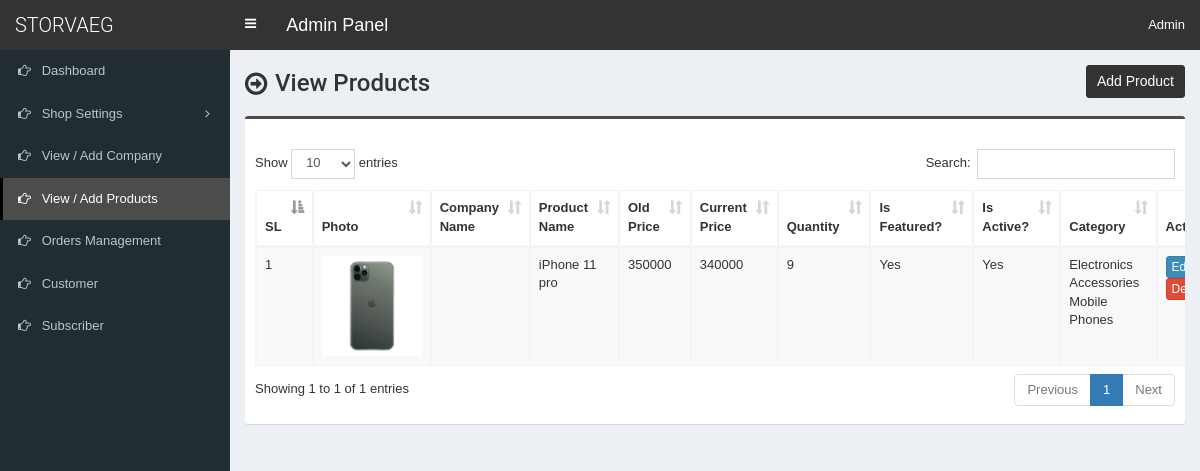
The app's page /admin/product.php with its own data.
### tables this page shows
CREATE TABLE `tbl_product` (
  `p_id` int(11) NOT NULL,
  `p_c_id` varchar(255) NOT NULL,
  `p_name` varchar(255) NOT NULL,
  `p_old_price` varchar(10) NOT NULL,
  `p_current_price` varchar(10) NOT NULL,
  `p_qty` int(10) NOT NULL,
  `p_featured_photo` varchar(255) NOT NULL,
  `p_description` text NOT NULL,
  `p_short_description` text NOT NULL,
  `p_feature` text NOT NULL,
  `p_condition` text NOT NULL,
  `p_return_policy` text NOT NULL,
  `p_total_view` int(11) NOT NULL,
  `p_is_featured` int(1) NOT NULL,
  `p_is_active` int(1) NOT NULL,
  `ecat_id` int(11) NOT NULL
);

CREATE TABLE `tbl_top_category` (
  `tcat_id` int(11) NOT NULL,
  `tcat_name` varchar(255) NOT NULL,
  `show_on_menu` int(1) NOT NULL
);

CREATE TABLE `tbl_mid_category` (
  `mcat_id` int(11) NOT NULL,
  `mcat_name` varchar(255) NOT NULL,
  `tcat_id` int(11) NOT NULL
);

CREATE TABLE `tbl_end_category` (
  `ecat_id` int(11) NOT NULL,
  `ecat_name` varchar(255) NOT NULL,
  `mcat_id` int(11) NOT NULL
);

### admin/product.php (the view, shortened to what this page needs)
<?php require_once('header.php'); ?>
<section class="content-header">
	<div class="content-header-left">
		<h1>View Products</h1>
	</div>
	<div class="content-header-right">
		<a href="product-add.php" class="btn btn-primary btn-sm">Add Product</a>
	</div>
</section>
<section class="content">
	<div class="row">
		<div class="col-md-12">
			<div class="box box-info">
				<div class="box-body table-responsive">
					<table id="example1" class="table table-bordered table-striped">
						<thead>
							<tr>
								<th width="30">SL</th>
								<th>Photo</th>
								<th width="200">Company Name</th>
								<th width="200">Product Name</th>
								<th width="60">Old Price</th>
								<th width="60">Current Price</th>
								<th width="60">Quantity</th>
								<th>Is Featured?</th>
								<th>Is Active?</th>
								<th>Category</th>
								<th width="80">Action</th>
							</tr>
						</thead>
						<tbody>
							<?php
							$i=0;
							$statement = $pdo->prepare("SELECT
														t1.p_id,
														t1.p_name,
														t1.p_old_price,
														t1.p_current_price,
														t1.p_qty,
														t1.p_featured_photo,
														t1.p_is_featured,
														t1.p_is_active,
														t1.ecat_id,
														t2.ecat_id,
														t2.ecat_name,
														t3.mcat_id,
														t3.mcat_name,
														t4.tcat_id,
														t4.tcat_name
							                           	FROM tbl_product t1
							                           	JOIN tbl_end_category t2
							                           	ON t1.ecat_id = t2.ecat_id
							                           	JOIN tbl_mid_category t3
							                           	ON t2.mcat_id = t3.mcat_id
							                           	JOIN tbl_top_category t4
							                           	ON t3.tcat_id = t4.tcat_id
							                           	ORDER BY t1.p_id DESC
							                           	");
							$statement->execute();
							$result = $statement->fetchAll(PDO::FETCH_ASSOC);
							foreach ($result as $row) {
								$i++;
								?>
								<tr>
									<td><?php echo $i; ?></td>
									<td style="width:130px;"><img src="../assets/uploads/<?php echo $row['p_featured_photo']; ?>" alt="<?php echo $row['p_name']; ?>" style="width:100px;"></td>
									<td></td>
									<td><?php echo $row['p_name']; ?></td>
									<td><?php echo $row['p_old_price']; ?></td>
									<td><?php echo $row['p_current_price']; ?></td>
									<td><?php echo $row['p_qty']; ?></td>
									<td>
										<?php if($row['p_is_featured'] == 1) {echo 'Yes';} else {echo 'No';} ?>
									</td>
									<td>
										<?php if($row['p_is_active'] == 1) {echo 'Yes';} else {echo 'No';} ?>
									</td>
									<td><?php echo $row['tcat_name']; ?><br><?php echo $row['mcat_name']; ?><br><?php echo $row['ecat_name']; ?></td>
									<td>
										<a href="product-edit.php?id=<?php echo $row['p_id']; ?>" class="btn btn-primary btn-xs">Edit</a>
										<a href="#" class="btn btn-danger btn-xs" data-href="product-delete.php?id=<?php echo $row['p_id']; ?>" data-toggle="modal" data-target="#confirm-delete">Delete</a>
									</td>
								</tr>
								<?php
							}
							?>
						</tbody>
					</table>
				</div>
			</div>
		</div>
	</div>
</section>
<?php require_once('footer.php'); ?>

### admin/header.php (shortened to what this page needs)
<!DOCTYPE html>
<html>
<head>
	<link rel="stylesheet" href="css/bootstrap.min.css">
	<link rel="stylesheet" href="css/font-awesome.min.css">
	<link rel="stylesheet" href="css/ionicons.min.css">
	<link rel="stylesheet" href="css/datepicker3.css">
	<link rel="stylesheet" href="css/all.css">
	<link rel="stylesheet" href="css/select2.min.css">
	<link rel="stylesheet" href="css/dataTables.bootstrap.css">
	<link rel="stylesheet" href="css/jquery.fancybox.css">
	<link rel="stylesheet" href="css/AdminLTE.min.css">
	<link rel="stylesheet" href="css/_all-skins.min.css">
	<link rel="stylesheet" href="css/on-off-switch.css"/>
	<link rel="stylesheet" href="css/summernote.css">
	<link rel="stylesheet" href="style.css">
</head>
<body class="hold-transition fixed skin-blue sidebar-mini">
	<div class="wrapper">
		<header class="main-header">
			<a href="index.php" class="logo">
				<span class="logo-lg">STORVAEG</span>
			</a>
			<nav class="navbar navbar-static-top">
				<a href="#" class="sidebar-toggle" data-toggle="offcanvas" role="button">
				</a>
				<span style="float:left;line-height:50px;color:#fff;padding-left:15px;font-size:18px;">Admin Panel</span>
				<div class="navbar-custom-menu">
					<ul class="nav navbar-nav">
						<li class="dropdown user user-menu">
							<a href="#" class="dropdown-toggle" data-toggle="dropdown">
								Admin
							</a>
						</li>
					</ul>
				</div>
			</nav>
		</header>
  		<?php $cur_page = substr($_SERVER["SCRIPT_NAME"],strrpos($_SERVER["SCRIPT_NAME"],"/")+1); ?>
  		<aside class="main-sidebar">
    		<section class="sidebar">
      			<ul class="sidebar-menu">
			        <li class="treeview <?php if($cur_page == 'index.php') {echo 'active';} ?>">
			          <a href="index.php">
			            <i class="fa fa-hand-o-right"></i> <span>Dashboard</span>
			          </a>
			        </li>
                    <li class="treeview <?php if( ($cur_page == 'size.php') || ($cur_page == 'size-add.php') || ($cur_page == 'size-edit.php') || ($cur_page == 'color.php') || ($cur_page == 'color-add.php') || ($cur_page == 'color-edit.php') || ($cur_page == 'country.php') || ($cur_page == 'country-add.php') || ($cur_page == 'country-edit.php') || ($cur_page == 'shipping-cost.php') || ($cur_page == 'shipping-cost-edit.php') || ($cur_page == 'top-category.php') || ($cur_page == 'top-category-add.php') || ($cur_page == 'top-category-edit.php') || ($cur_page == 'mid-category.php') || ($cur_page == 'mid-category-add.php') || ($cur_page == 'mid-category-edit.php') || ($cur_page == 'end-category.php') || ($cur_page == 'end-category-add.php') || ($cur_page == 'end-category-edit.php') ) {echo 'active';} ?>">
                        <a href="#">
                            <i class="fa fa-hand-o-right"></i>
                            <span>Shop Settings</span>
                            <span class="pull-right-container">
								<i class="fa fa-angle-left pull-right"></i>
							</span>
                        </a>
                    </li>
                    <li class="treeview <?php if( ($cur_page == 'company.php') || ($cur_page == 'company-add.php') || ($cur_page == 'company-edit.php') ) {echo 'active';} ?>">
                        <a href="company.php">
                            <i class="fa fa-hand-o-right"></i> <span>View / Add Company</span>
                        </a>
                    </li>
                    <li class="treeview <?php if( ($cur_page == 'product.php') || ($cur_page == 'product-add.php') || ($cur_page == 'product-edit.php') ) {echo 'active';} ?>">
                        <a href="product.php">
                            <i class="fa fa-hand-o-right"></i> <span>View / Add Products</span>
                        </a>
                    </li>
                    <li class="treeview <?php if( ($cur_page == 'order.php') ) {echo 'active';} ?>">
                        <a href="order.php">
                            <i class="fa fa-hand-o-right"></i> <span>Orders Management</span>
                        </a>
                    </li>
						<li class="treeview <?php if( ($cur_page == 'customer.php') || ($cur_page == 'customer-add.php') || ($cur_page == 'customer-edit.php') ) {echo 'active';} ?>">
			          <a href="customer.php">
			            <i class="fa fa-hand-o-right"></i> <span>Customer</span>
			          </a>
			        </li>
			        <li class="treeview <?php if( ($cur_page == 'subscriber.php')||($cur_page == 'subscriber.php') ) {echo 'active';} ?>">
			          <a href="subscriber.php">
			            <i class="fa fa-hand-o-right"></i> <span>Subscriber</span>
			          </a>
			        </li>
      			</ul>
    		</section>
  		</aside>
  		<div class="content-wrapper">

### admin/footer.php (shortened to what this page needs)
		</div>
	</div>
</body>
</html>

### admin/style.css (style rules this page uses)
body { font-size: 13px; font-family: 'Poppins', sans-serif; }
.content-header>h1, .content-header .content-header-left h1 { font-family: 'Roboto', sans-serif; }
.main-header .logo { text-align: left; }
.main-header .logo .logo-lg { font-family: 'Roboto', sans-serif; }
.box-info { padding-top: 20px; }
.sidebar-menu li>a>.pull-right-container>.fa-angle-left:before { content: "\f105"; }
.content-header { overflow: hidden; }
.content-header .content-header-left { float: left; padding-top: 5px; }
.content-header .content-header-right { float: right; }
.content-header .content-header-left h1 { margin-top: 0; margin-bottom: 0; padding-left: 30px; padding-bottom: 5px; font-size: 24px; position: relative; }
.content-header .content-header-left h1:before { position: absolute; top: 0; left: 0; font-family: 'FontAwesome', sans-serif; font-size: 26px; content: '\f18e'; }
.content-header .content-header-right a { position: relative; font-size: 14px; }
.skin-blue .sidebar-menu>li:hover>a, .skin-blue .sidebar-menu>li.active>a { color: #fff; background: #3c8dbc; border-left-color: #3c8dbc; }
.skin-blue .main-header .logo, .skin-blue .main-header .logo:hover, .skin-blue .main-header .navbar, .skin-blue .main-header .navbar .sidebar-toggle:hover { background-color: #333333; }
.skin-blue .sidebar-menu>li:hover>a, .skin-blue .sidebar-menu>li.active>a { background-color: #4c4c4c; border-left-color: #000000; }
.box.box-info { border-top-color: #4c4c4c; }
.content-header .content-header-right a { background-color: #333333; border-color: #333333; }

### records on screen
tbl_product: p_featured_photo (picture), p_name "iPhone 11 pro", p_old_price "350000", p_current_price "340000", p_qty "9", p_is_featured "Yes", p_is_active "Yes", tbl_top_category.tcat_name "Electronics", tbl_mid_category.mcat_name "Accessories", ecat.ecat_name "Mobile Phones"
